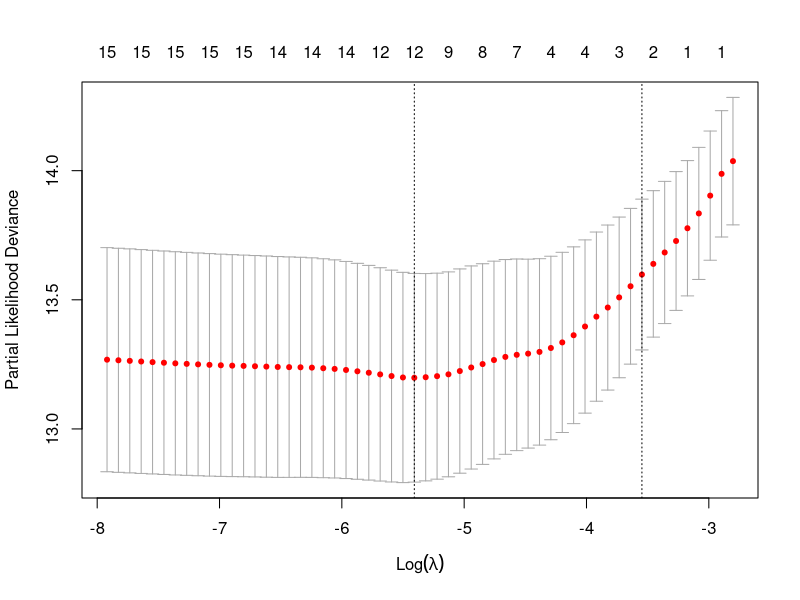
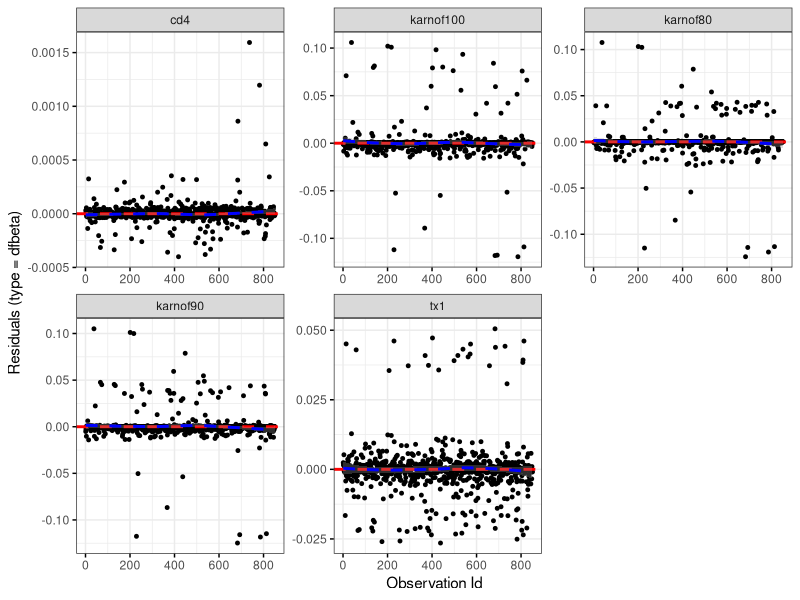
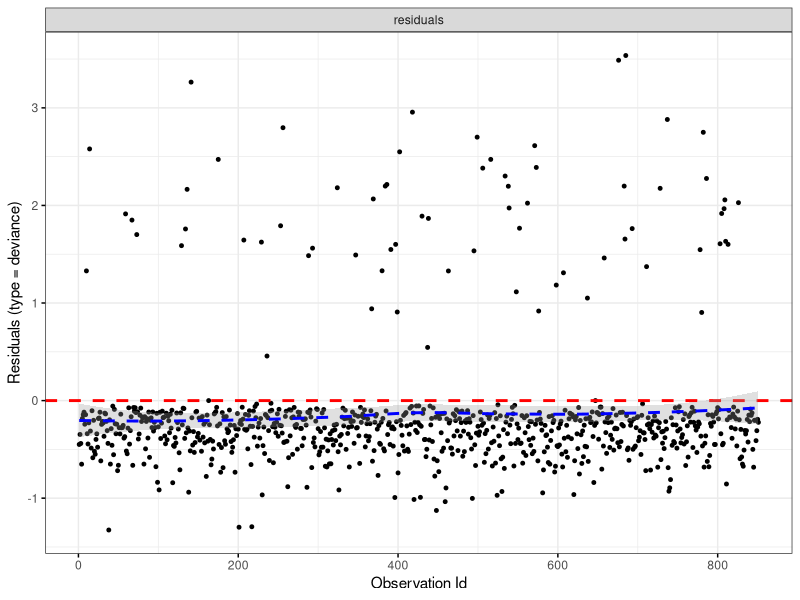

Write the R code that produced these figures, in order.
## ---- chunk 1
knitr::opts_chunk$set(echo = TRUE)
library(tidyverse)
library(survival)
library(survminer)
library(rms)
library(glmnet)
library(broom)
library(xtable)
data <- read_csv("AIDSdata.csv")

#parse as factor
data <- data %>%
  mutate(tx = as.factor(tx),
         txgrp = as.factor(txgrp),
         strat2 = as.factor(strat2),
         sex = as.factor(sex),
         raceth = as.factor(raceth),
         ivdrug = as.factor(ivdrug),
         hemophil = as.factor(hemophil),
         karnof = as.factor(karnof))
## ---- chunk 2
options(scipen = 999)
fit <- coxph(Surv(time, censor) ~ tx + sex + raceth + ivdrug + hemophil + karnof + cd4 + priorzdv + age, data = data)
fit %>% tidy()
## ---- chunk 3
#check multicollinearity
vif(fit)
## ---- chunk 4
set.seed(47)
#initialize covariate matrix
x <- model.matrix(Surv(time, censor) ~ tx + sex + raceth + ivdrug + hemophil + karnof + cd4 + priorzdv + age, data)

#cross validate lambda
cv.fit <- cv.glmnet(x, Surv(data$time, data$censor), family = "cox", maxit = 1000)

#plot cross-validated lambdas
plot(cv.fit)

lassofit <- glmnet(x, Surv(data$time, data$censor), family = "cox", maxit = 1000)

#see which coefficients were kept
active.coefs <- predict(lassofit, type = 'coefficients', s = cv.fit$lambda.min)
## ---- chunk 5
fit2 <- coxph(Surv(time, censor) ~ tx + sex + raceth + ivdrug + hemophil + karnof + cd4 + age, data = data)
anova(fit, fit2)
## ---- chunk 6
fit3 <- coxph(Surv(time, censor) ~ tx + karnof + cd4 + age, data = data)
anova(fit2, fit3)
## ---- chunk 7
fit4 <- coxph(Surv(time, censor) ~ tx + karnof + cd4, data = data)
anova(fit3, fit4)
## ---- chunk 8
fit.int <- coxph(Surv(time, censor) ~ tx*sex + tx*raceth + tx*ivdrug + tx*hemophil + tx*karnof + cd4 + priorzdv + age, data = data)
anova(fit, fit.int)
## ---- chunk 9
ggcoxdiagnostics(fit4, type = "dfbeta",
                 linear.predictions = FALSE, ggtheme = theme_bw())
## ---- chunk 10
ggcoxdiagnostics(fit4, type = "deviance",
                 linear.predictions = FALSE, ggtheme = theme_bw())
## ---- chunk 11
#add data to model fit so bootstrap can re-sample
final.fit <- cph(Surv(time, censor) ~ tx + karnof + cd4, data = data)
g <- update(final.fit, x = TRUE, y = TRUE)
set.seed(47)

#bootstrap validation
validate(g, B = 300)
